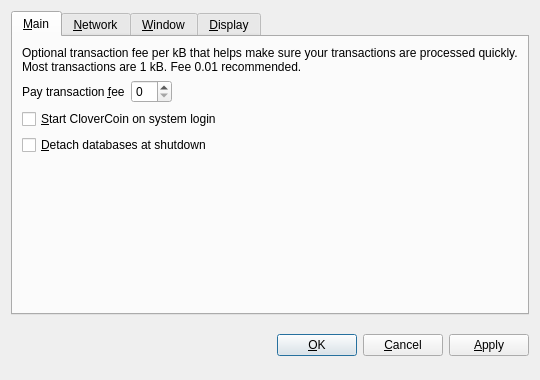
<?xml version="1.0" encoding="UTF-8"?>
<ui version="4.0">
 <class>OptionsDialog</class>
 <widget class="QDialog" name="OptionsDialog">
  <property name="geometry">
   <rect>
    <x>0</x>
    <y>0</y>
    <width>540</width>
    <height>380</height>
   </rect>
  </property>
  <property name="windowTitle">
   <string>Options</string>
  </property>
  <property name="modal">
   <bool>true</bool>
  </property>
  <layout class="QVBoxLayout" name="verticalLayout">
   <item>
    <widget class="QTabWidget" name="tabWidget">
     <property name="tabPosition">
      <enum>QTabWidget::North</enum>
     </property>
     <property name="currentIndex">
      <number>0</number>
     </property>
     <widget class="QWidget" name="tabMain">
      <attribute name="title">
       <string>&amp;Main</string>
      </attribute>
      <layout class="QVBoxLayout" name="verticalLayout_Main">
       <item>
        <widget class="QLabel" name="transactionFeeInfoLabel">
         <property name="text">
          <string>Optional transaction fee per kB that helps make sure your transactions are processed quickly. Most transactions are 1 kB. Fee 0.01 recommended.</string>
         </property>
         <property name="textFormat">
          <enum>Qt::PlainText</enum>
         </property>
         <property name="wordWrap">
          <bool>true</bool>
         </property>
        </widget>
       </item>
       <item>
        <layout class="QHBoxLayout" name="horizontalLayout_Main">
         <item>
          <widget class="QLabel" name="transactionFeeLabel">
           <property name="text">
            <string>Pay transaction &amp;fee</string>
           </property>
           <property name="textFormat">
            <enum>Qt::PlainText</enum>
           </property>
           <property name="buddy">
            <cstring>transactionFee</cstring>
           </property>
          </widget>
         </item>
         <item>
          <widget class="BitcoinAmountField" name="transactionFee"/>
         </item>
         <item>
          <spacer name="horizontalSpacer_Main">
           <property name="orientation">
            <enum>Qt::Horizontal</enum>
           </property>
           <property name="sizeHint" stdset="0">
            <size>
             <width>40</width>
             <height>20</height>
            </size>
           </property>
          </spacer>
         </item>
        </layout>
       </item>
       <item>
        <widget class="QCheckBox" name="bitcoinAtStartup">
         <property name="toolTip">
          <string>Automatically start CloverCoin after logging in to the system.</string>
         </property>
         <property name="text">
          <string>&amp;Start CloverCoin on system login</string>
         </property>
        </widget>
       </item>
       <item>
        <widget class="QCheckBox" name="detachDatabases">
         <property name="toolTip">
          <string>Detach block and address databases at shutdown. This means they can be moved to another data directory, but it slows down shutdown. The wallet is always detached.</string>
         </property>
         <property name="text">
          <string>&amp;Detach databases at shutdown</string>
         </property>
        </widget>
       </item>
       <item>
        <spacer name="verticalSpacer_Main">
         <property name="orientation">
          <enum>Qt::Vertical</enum>
         </property>
         <property name="sizeHint" stdset="0">
          <size>
           <width>20</width>
           <height>40</height>
          </size>
         </property>
        </spacer>
       </item>
      </layout>
     </widget>
     <widget class="QWidget" name="tabNetwork">
      <attribute name="title">
       <string>&amp;Network</string>
      </attribute>
      <layout class="QVBoxLayout" name="verticalLayout_Network">
       <item>
        <widget class="QCheckBox" name="mapPortUpnp">
         <property name="toolTip">
          <string>Automatically open the CloverCoin client port on the router. This only works when your router supports UPnP and it is enabled.</string>
         </property>
         <property name="text">
          <string>Map port using &amp;UPnP</string>
         </property>
        </widget>
       </item>
       <item>
        <widget class="QCheckBox" name="connectSocks">
         <property name="toolTip">
          <string>Connect to the CloverCoin network through a SOCKS proxy (e.g. when connecting through Tor).</string>
         </property>
         <property name="text">
          <string>&amp;Connect through SOCKS proxy:</string>
         </property>
        </widget>
       </item>
       <item>
        <layout class="QHBoxLayout" name="horizontalLayout_Network">
         <item>
          <widget class="QLabel" name="proxyIpLabel">
           <property name="text">
            <string>Proxy &amp;IP:</string>
           </property>
           <property name="textFormat">
            <enum>Qt::PlainText</enum>
           </property>
           <property name="buddy">
            <cstring>proxyIp</cstring>
           </property>
          </widget>
         </item>
         <item>
          <widget class="QValidatedLineEdit" name="proxyIp">
           <property name="maximumSize">
            <size>
             <width>140</width>
             <height>16777215</height>
            </size>
           </property>
           <property name="toolTip">
            <string>IP address of the proxy (e.g. 127.0.0.1)</string>
           </property>
          </widget>
         </item>
         <item>
          <widget class="QLabel" name="proxyPortLabel">
           <property name="text">
            <string>&amp;Port:</string>
           </property>
           <property name="textFormat">
            <enum>Qt::PlainText</enum>
           </property>
           <property name="buddy">
            <cstring>proxyPort</cstring>
           </property>
          </widget>
         </item>
         <item>
          <widget class="QLineEdit" name="proxyPort">
           <property name="maximumSize">
            <size>
             <width>55</width>
             <height>16777215</height>
            </size>
           </property>
           <property name="toolTip">
            <string>Port of the proxy (e.g. 9050)</string>
           </property>
          </widget>
         </item>
         <item>
          <widget class="QLabel" name="socksVersionLabel">
           <property name="text">
            <string>SOCKS &amp;Version:</string>
           </property>
           <property name="textFormat">
            <enum>Qt::PlainText</enum>
           </property>
           <property name="buddy">
            <cstring>socksVersion</cstring>
           </property>
          </widget>
         </item>
         <item>
          <widget class="QValueComboBox" name="socksVersion">
           <property name="toolTip">
            <string>SOCKS version of the proxy (e.g. 5)</string>
           </property>
          </widget>
         </item>
         <item>
          <spacer name="horizontalSpacer_Network">
           <property name="orientation">
            <enum>Qt::Horizontal</enum>
           </property>
           <property name="sizeHint" stdset="0">
            <size>
             <width>40</width>
             <height>20</height>
            </size>
           </property>
          </spacer>
         </item>
        </layout>
       </item>
       <item>
        <spacer name="verticalSpacer_Network">
         <property name="orientation">
          <enum>Qt::Vertical</enum>
         </property>
         <property name="sizeHint" stdset="0">
          <size>
           <width>20</width>
           <height>40</height>
          </size>
         </property>
        </spacer>
       </item>
      </layout>
     </widget>
     <widget class="QWidget" name="tabWindow">
      <attribute name="title">
       <string>&amp;Window</string>
      </attribute>
      <layout class="QVBoxLayout" name="verticalLayout_Window">
       <item>
        <widget class="QCheckBox" name="minimizeToTray">
         <property name="toolTip">
          <string>Show only a tray icon after minimizing the window.</string>
         </property>
         <property name="text">
          <string>&amp;Minimize to the tray instead of the taskbar</string>
         </property>
        </widget>
       </item>
       <item>
        <widget class="QCheckBox" name="minimizeOnClose">
         <property name="toolTip">
          <string>Minimize instead of exit the application when the window is closed. When this option is enabled, the application will be closed only after selecting Quit in the menu.</string>
         </property>
         <property name="text">
          <string>M&amp;inimize on close</string>
         </property>
        </widget>
       </item>
       <item>
        <spacer name="verticalSpacer_Window">
         <property name="orientation">
          <enum>Qt::Vertical</enum>
         </property>
         <property name="sizeHint" stdset="0">
          <size>
           <width>20</width>
           <height>40</height>
          </size>
         </property>
        </spacer>
       </item>
      </layout>
     </widget>
     <widget class="QWidget" name="tabDisplay">
      <attribute name="title">
       <string>&amp;Display</string>
      </attribute>
      <layout class="QVBoxLayout" name="verticalLayout_Display">
       <item>
        <layout class="QHBoxLayout" name="horizontalLayout_1_Display">
         <item>
          <widget class="QLabel" name="langLabel">
           <property name="text">
            <string>User Interface &amp;language:</string>
           </property>
           <property name="textFormat">
            <enum>Qt::PlainText</enum>
           </property>
           <property name="buddy">
            <cstring>lang</cstring>
           </property>
          </widget>
         </item>
         <item>
          <widget class="QValueComboBox" name="lang">
           <property name="toolTip">
            <string>The user interface language can be set here. This setting will take effect after restarting CloverCoin.</string>
           </property>
          </widget>
         </item>
        </layout>
       </item>
       <item>
        <layout class="QHBoxLayout" name="horizontalLayout_2_Display">
         <item>
          <widget class="QLabel" name="unitLabel">
           <property name="text">
            <string>&amp;Unit to show amounts in:</string>
           </property>
           <property name="textFormat">
            <enum>Qt::PlainText</enum>
           </property>
           <property name="buddy">
            <cstring>unit</cstring>
           </property>
          </widget>
         </item>
         <item>
          <widget class="QValueComboBox" name="unit">
           <property name="toolTip">
            <string>Choose the default subdivision unit to show in the interface and when sending coins.</string>
           </property>
          </widget>
         </item>
        </layout>
       </item>
       <item>
        <widget class="QCheckBox" name="displayAddresses">
         <property name="toolTip">
          <string>Whether to show CloverCoin addresses in the transaction list or not.</string>
         </property>
         <property name="text">
          <string>&amp;Display addresses in transaction list</string>
         </property>
        </widget>
       </item>
       <item>
        <widget class="QCheckBox" name="coinControlFeatures">
         <property name="toolTip">
          <string>Whether to show coin control features or not.</string>
         </property>
         <property name="text">
          <string>Display coin &amp;control features (experts only!)</string>
         </property>
        </widget>
       </item>
       <item>
        <spacer name="verticalSpacer_Display">
         <property name="orientation">
          <enum>Qt::Vertical</enum>
         </property>
         <property name="sizeHint" stdset="0">
          <size>
           <width>20</width>
           <height>40</height>
          </size>
         </property>
        </spacer>
       </item>
      </layout>
     </widget>
    </widget>
   </item>
   <item>
    <layout class="QHBoxLayout" name="horizontalLayout_Buttons">
     <item>
      <spacer name="horizontalSpacer_1">
       <property name="orientation">
        <enum>Qt::Horizontal</enum>
       </property>
       <property name="sizeHint" stdset="0">
        <size>
         <width>40</width>
         <height>48</height>
        </size>
       </property>
      </spacer>
     </item>
     <item>
      <widget class="QLabel" name="statusLabel">
       <property name="font">
        <font>
         <weight>75</weight>
         <bold>true</bold>
        </font>
       </property>
       <property name="text">
        <string/>
       </property>
       <property name="textFormat">
        <enum>Qt::PlainText</enum>
       </property>
       <property name="wordWrap">
        <bool>true</bool>
       </property>
      </widget>
     </item>
     <item>
      <spacer name="horizontalSpacer_2">
       <property name="orientation">
        <enum>Qt::Horizontal</enum>
       </property>
       <property name="sizeHint" stdset="0">
        <size>
         <width>40</width>
         <height>48</height>
        </size>
       </property>
      </spacer>
     </item>
     <item>
      <widget class="QPushButton" name="okButton">
       <property name="text">
        <string>&amp;OK</string>
       </property>
      </widget>
     </item>
     <item>
      <widget class="QPushButton" name="cancelButton">
       <property name="text">
        <string>&amp;Cancel</string>
       </property>
       <property name="autoDefault">
        <bool>false</bool>
       </property>
      </widget>
     </item>
     <item>
      <widget class="QPushButton" name="applyButton">
       <property name="text">
        <string>&amp;Apply</string>
       </property>
       <property name="autoDefault">
        <bool>false</bool>
       </property>
      </widget>
     </item>
    </layout>
   </item>
  </layout>
 </widget>
 <customwidgets>
  <customwidget>
   <class>BitcoinAmountField</class>
   <extends>QSpinBox</extends>
   <header>bitcoinamountfield.h</header>
  </customwidget>
  <customwidget>
   <class>QValueComboBox</class>
   <extends>QComboBox</extends>
   <header>qvaluecombobox.h</header>
  </customwidget>
  <customwidget>
   <class>QValidatedLineEdit</class>
   <extends>QLineEdit</extends>
   <header>qvalidatedlineedit.h</header>
  </customwidget>
 </customwidgets>
 <resources/>
 <connections/>
</ui>
